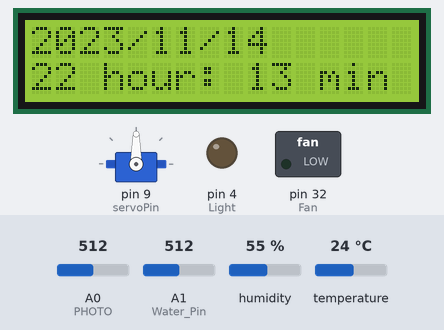
Bench run of a sketch on a simulated Arduino Mega 2560, built with avr-gcc and run on an emulated ATmega2560. Shown: 16×2 character LCD, servo, switched loads named in the sketch (green lamp = pin HIGH), output pins drawn as LEDs (lit = HIGH). The test bench sets the inputs (shaded band); at power-on: humidity 55 %, A0 (PHOTO) = 512, A1 (Water_Pin) = 512, temperature 24 °C. The local clock reads 2024-03-15 10:24:30 at power-on unless the sketch sets it.

Above: at 5.2 s.
At 31.6 s:
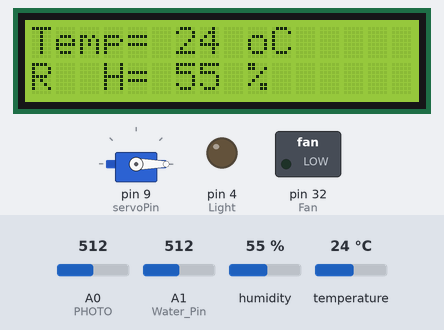
31.7 s: humidity set to 22 %
At 45.6 s:
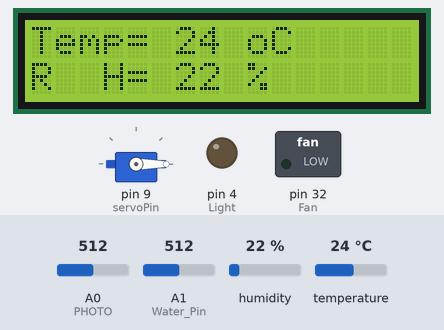
45.7 s: A0 (PHOTO) set to 716
At 55.8 s:
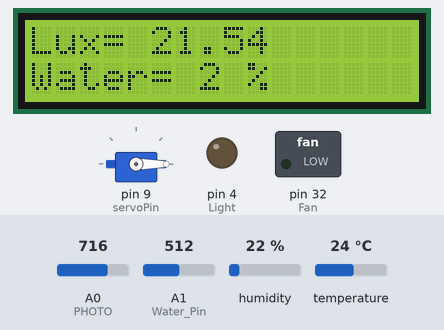
57.0 s: A1 (Water_Pin) set to 716
At 71.0 s:
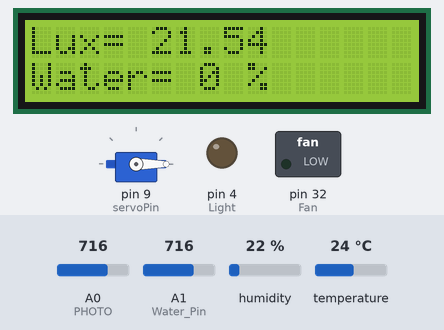
Timing chart, 0 to 72.5 s (numbered marks = the images above; inputs shaded):
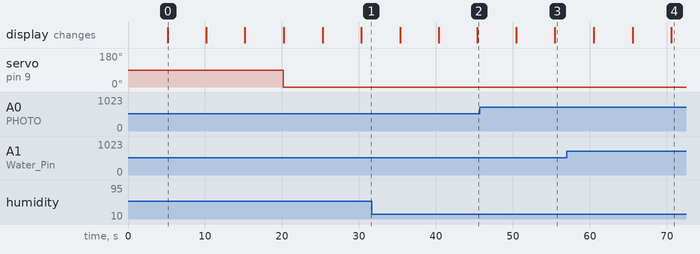

Measured:
- what the display in image 0 shows lasts 5.1 s, from 5.1 s to 10.2 s

The sketch:

Control_LCD_DHT11_Photo_Water_RTC.ino
```cpp
#include "DHT.h"
#include <Wire.h>
#include <LiquidCrystal_I2C.h>
#include <Wire.h>
#include "RTClib.h"
#include <Servo.h>

#define PHOTO A0
#define Water_Pin A1
#define DHTPIN 12
#define DHTTYPE DHT11
#define servoPin 9
#define Fan 32
#define Light 4

DHT dht(DHTPIN, DHTTYPE);
LiquidCrystal_I2C lcd(0x27, 16, 2);
RTC_DS3231 rtc;
Servo myservo;

int Photo_Value = 0;
int pos = 0;

void setup()
{
  lcd.init();
  lcd.backlight();
  lcd.setCursor(1, 0);
  lcd.print("JNU SmartFarm");
  lcd.setCursor(0, 1);
  lcd.print("Jeju Nat'l Univ.");
  delay(5000);
  myservo.attach(servoPin);
  pinMode(Fan, OUTPUT);
  pinMode(Light, OUTPUT);

  if (! rtc.begin()) {
    Serial.println("Couldn't find RTC");
    while (1);
  }

  if (rtc.lostPower()) {
    Serial.println("RTC lost power, lets set the time!");
    rtc.adjust(DateTime(F(__DATE__), F(__TIME__)));
  } else {
    rtc.adjust(DateTime(F(__DATE__), F(__TIME__)));

  }

  Serial.begin(9600);
  Serial2.begin(9600);
}

void loop()
{
  DateTime now = rtc.now();
  int humidity = dht.readHumidity();
  int temperature = dht.readTemperature();
  Photo_Value = analogRead(PHOTO);
  float pv_value = float(Photo_Value * 5) / 1023;
  float Rp = (10 * pv_value) / (5 - pv_value);
  float y = (log10(200 / Rp)) / 0.7;
  float Ea = pow(10, y);

  int Water = analogRead(Water_Pin);
  int Water_Content = map(Water, 518, 272, 0, 100);

  if (Water_Content >= 100) {
    Water_Content = 100;
  }
  if (Water_Content <= 0) {
    Water_Content = 0;
  }

  lcd.clear();
  lcd.setCursor(0, 0);
  lcd.print(now.year());
  lcd.print("/");
  lcd.print(now.month());
  lcd.print("/");
  lcd.print(now.day());
  lcd.setCursor(0, 1);
  lcd.print(now.hour());
  lcd.print(" hour: ");
  lcd.print(now.minute());
  lcd.print(" min");
  delay(5000);

  lcd.clear();
  lcd.setCursor(0, 0);
  lcd.print("Lux= ");
  lcd.print(Ea);
  lcd.setCursor(0, 1);
  lcd.print("Water= ");
  lcd.print(Water_Content);
  lcd.print(" %");
  delay(5000);

  lcd.clear();
  lcd.setCursor(0, 0);
  lcd.print("Temp= ");
  lcd.print(temperature);
  lcd.print(" oC");
  lcd.setCursor(0, 1);
  lcd.print("R  H= ");
  lcd.print(humidity);
  lcd.print(" %");
  delay(5000);

  if (now.hour() >= 6 && now.hour() <= 18) {
    if (Ea <= 10000) {
      digitalWrite(Light, HIGH);
    } else {
      digitalWrite(Light, LOW);
    }
    if (temperature >= 25) {
      digitalWrite(Fan, HIGH);
      myservo.write(90);

    } else {
      digitalWrite(Fan, LOW);
      myservo.write(0);
    }
  } else {
    digitalWrite(Light, LOW);
    if (temperature >= 25) {
      digitalWrite(Fan, HIGH);
      myservo.write(90);
    } else {
      digitalWrite(Fan, LOW);
      myservo.write(0);
    }
  }
}
```
